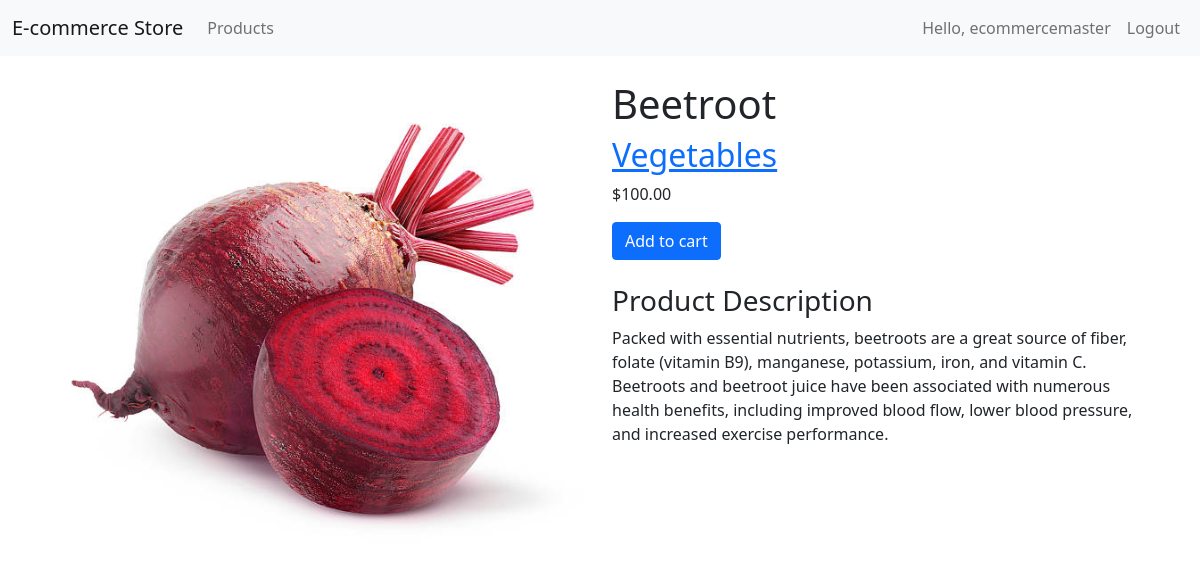
The page /product/1/beetroot/ (signed in) on the database its author committed.
### store/models.py (models this page shows, shortened)
class CustomUser(AbstractUser):
    phone = models.CharField(max_length=15, blank=True)

class Product(models.Model):
    category = models.ForeignKey(Category, related_name='products', on_delete=models.CASCADE)
    name = models.CharField(max_length=200, db_index=True)
    slug = models.SlugField(max_length=200, db_index=True)
    image = models.ImageField(upload_to='products/%Y/%m/%d', blank=True)
    description = models.TextField(blank=True)
    price = models.DecimalField(max_digits=10, decimal_places=2)
    available = models.BooleanField(default=True)
    created = models.DateTimeField(auto_now_add=True)
    updated = models.DateTimeField(auto_now=True)
    class Meta:
        ordering = ('name',)
        index_together = (('id', 'slug'),)

class Category(models.Model):
    name = models.CharField(max_length=200, db_index=True)
    slug = models.SlugField(max_length=200, unique=True)
    class Meta:
        ordering = ('name',)
        verbose_name = 'category'
        verbose_name_plural = 'categories'
    def __str__(self):
        return self.name
    def get_absolute_url(self):
        return reverse('store:product_list_by_category', args=[self.slug])

### store/views.py (the view)
# urls.py: path('product/<int:id>/<slug:slug>/', views.product_detail, name='product_detail'),
def product_detail(request, id, slug):
    product = get_object_or_404(Product, id=id, slug=slug, available=True)
    cart_product_form = CartAddProductForm()
    return render(request,
                  'store/product/detail.html',
                  {'product': product,
                   'cart_product_form': cart_product_form})

### store/forms.py
class CartAddProductForm(forms.Form):
    quantity = forms.TypedChoiceField(choices=PRODUCT_QUANTITY_CHOICES, coerce=int)
    override = forms.BooleanField(required=False, initial=False, widget=forms.HiddenInput)

### templates/store/product/detail.html (shortened to what this page needs)
{% extends "base.html" %}
{% load static %}
{% block content %}
  <div class="row">
    <div class="col-lg-6">
      <img class="img-fluid" src="{% if product.image %}{{ product.image.url }}{% else %}{% static "img/no_image.png" %}{% endif %}" alt="{{ product.name }}">
    </div>
    <div class="col-lg-6">
      <h1>{{ product.name }}</h1>
      <h2><a href="{{ product.category.get_absolute_url }}">{{ product.category }}</a></h2>
      <p class="price">${{ product.price }}</p>
      <form action="{% url "store:cart_add" product.id %}" method="post">
        <input type="submit" value="Add to cart" class="btn btn-primary">
      </form>
      <div class="mt-4">
        <h3>Product Description</h3>
        {{ product.description|linebreaks }}
      </div>
    </div>
  </div>
{% endblock %}

### templates/base.html (shortened to what this page needs)
<!DOCTYPE html>
<html lang="en">
<head>
    <link href="https://cdn.jsdelivr.net/npm/bootstrap@5.1.3/dist/css/bootstrap.min.css" rel="stylesheet">
</head>
<body>
    <nav class="navbar navbar-expand-lg navbar-light bg-light">
        <div class="container-fluid">
            <a class="navbar-brand" href="{% url 'store:home' %}">E-commerce Store</a>
            <div class="collapse navbar-collapse" id="navbarNav">
                <ul class="navbar-nav me-auto">
                    <li class="nav-item">
                        <a class="nav-link" href="{% url 'store:product_list' %}">Products</a>
                    </li>
                </ul>
                <ul class="navbar-nav">
                    {% if user.is_authenticated %}
                        <li class="nav-item">
                            <span class="nav-link">Hello, {{ user.username }}</span>
                        </li>
                        <li class="nav-item">
                            <a class="nav-link" href="{% url 'store:logout' %}">Logout</a>
                        </li>
                    {% endif %}
                </ul>
            </div>
        </div>
    </nav>
    <div class="container mt-4">
        {% block content %}
        {% endblock %}
    </div>
</body>
</html>

### rows shown on the page
CustomUser: username "ecommercemaster"
Product: image (picture), name "Beetroot", category "Vegetables", price "100.00", description "Packed with essential nutrients, beetroots are a great source of fiber, folate (vitamin B9), manganese, potassium, iron, and vitamin C. Beetroots and beetroot juice have been associated with numerous health benefits, including improved blood flow, lower blood pressure, and increased exercise performance."
